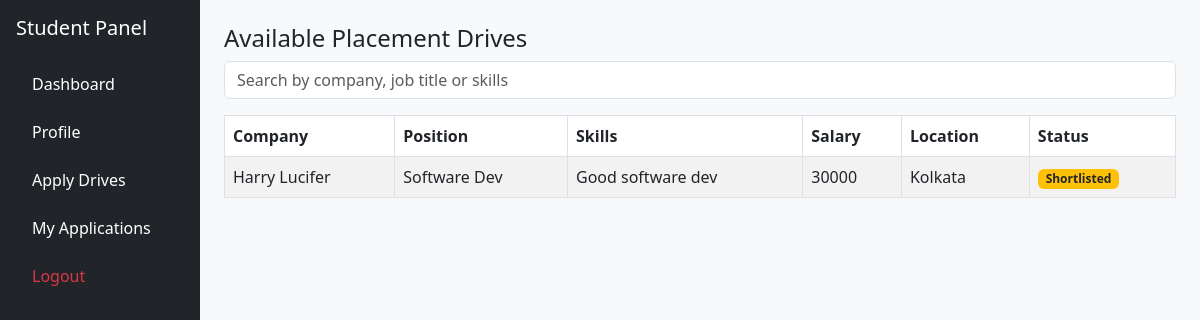
/student/drives (signed in), run on the app's committed database.
### application/models.py (models this page shows)
class Drive(db.Model):
    id = db.Column(db.Integer, primary_key=True)
    companyId = db.Column(db.Integer, db.ForeignKey('company.id'), nullable=False)
    title = db.Column(db.String(100), nullable=False)
    description = db.Column(db.Text, nullable=True)
    eligibilityCriteria = db.Column(db.Text, nullable=True)
    salary = db.Column(db.String(50), nullable=True)
    skillsRequired = db.Column(db.String(200), nullable=True)
    experienceRequired = db.Column(db.String(50), nullable=True)
    applicationDeadline = db.Column(db.DateTime, nullable=False)
    vacancy = db.Column(db.Integer, nullable=False)
    location = db.Column(db.String(100), nullable=True)
    hiringStatus = db.Column(db.String(50), nullable=False, default="Hiring")
    adminStatus = db.Column(db.String(50), nullable=False, default="Pending")
    applications = db.relationship('Application', backref='drive', lazy=True)
    interviewrounds = db.Column(db.Integer, nullable=False, default=2)

class Company(db.Model, UserMixin):
    id = db.Column(db.Integer, primary_key=True)
    username = db.Column(db.String(100), unique=True, nullable=False)
    email = db.Column(db.String(120), unique=True, nullable=False)
    name = db.Column(db.String(100), unique=True, nullable=False)
    password = db.Column(db.String(128), nullable=False)
    category = db.Column(db.String(50), nullable=False) # Gold, Silver, etc.
    scale = db.Column(db.String(50), nullable=False)    # MNC, Startup, etc.
    description = db.Column(db.Text, nullable=True)
    placementHistory = db.Column(db.Text, nullable=True)
    address = db.Column(db.String(100), nullable=True)
    locations = db.Column(db.String(200), nullable=True)
    website = db.Column(db.String(100), nullable=True)
    contactName = db.Column(db.String(100), nullable=True)
    contactEmail = db.Column(db.String(120), nullable=True)
    status = db.Column(db.String(50), nullable=False, default="Pending")
    isBlacklisted = db.Column(db.Boolean, nullable=False, default=False)
    drives = db.relationship('Drive', backref='company', lazy=True)

### application/controllers.py (the view)
@app.route("/student/drives")
@login_required
def student_drives():
    search = request.args.get("search")
    if search:
        drives = Drive.query.join(Company).filter(
            (Company.name.ilike(f"%{search}%")) |
            (Drive.title.ilike(f"%{search}%")) |
            (Drive.skillsRequired.ilike(f"%{search}%"))
        ).all()
    else:
        drives = Drive.query.all()
    applications = Application.query.filter_by(
        studentId=current_user.student.id
    ).all()
    applied = {}
    for app in applications:
        applied[app.driveId] = app.status
    return render_template(
        "applydrives.html",
        drives=drives,
        applied=applied
    )

### app.py (called while the page is built)
def create_app():
    app = Flask(__name__)
    app.config['SECRET_KEY'] = "afgjke12359754iloyuremane45j"
    app.config['SQLALCHEMY_DATABASE_URI'] = 'sqlite:///placement_portal.sqlite3'
    app.config['SQLALCHEMY_TRACK_MODIFICATIONS'] = False
    app.debug = True
    db.init_app(app)
    login_manager.init_app(app)
    login_manager.login_view = "login"
    @login_manager.user_loader
    def load_user(user_id):
        if not user_id:
            return None
        try:
            uid = int(user_id)
        except Exception:
            return None
        user = User.query.get(uid)
        if user:
            return user
        return Company.query.get(uid)
    return app

### templates/applydrives.html (shortened to what this page needs)
<!DOCTYPE html>
<html>
<head>
<link href="https://cdn.jsdelivr.net/npm/bootstrap@5.3.0/dist/css/bootstrap.min.css" rel="stylesheet">
</head>
<body class="bg-light">
<div class="container-fluid">
<div class="row">
<div class="col-md-3 col-lg-2 bg-dark text-white min-vh-100 p-3">
<h5 class="mb-4">Student Panel</h5>
<ul class="nav flex-column">
<li class="nav-item mb-2">
<a href="/student" class="nav-link text-white">Dashboard</a>
</li>
<li class="nav-item mb-2">
<a href="/student/profile" class="nav-link text-white">Profile</a>
</li>
<li class="nav-item mb-2">
<a href="/student/drives" class="nav-link text-white">Apply Drives</a>
</li>
<li class="nav-item mb-2">
<a href="/student/applications" class="nav-link text-white">My Applications</a>
</li>
<li class="nav-item">
<a href="/logout" class="nav-link text-danger">Logout</a>
</li>
</ul>
</div>
<div class="col-md-9 col-lg-10 p-4">
<h4>Available Placement Drives</h4>
<form method="GET" class="mb-3">
<input
name="search"
class="form-control"
placeholder="Search by company, job title or skills"
value="{{request.args.get('search','')}}"
required
minlength="2"
maxlength="60"
pattern="[A-Za-z0-9\s\.\-]+"
title="Enter 2–60 characters. Only letters, numbers, spaces, dots, and hyphens allowed">
</form>
<table class="table table-bordered table-striped">
<thead>
<tr>
<th>Company</th>
<th>Position</th>
<th>Skills</th>
<th>Salary</th>
<th>Location</th>
<th>Status</th>
</tr>
</thead>
<tbody>
{% for drive in drives %}
<tr>
<td>{{drive.company.name}}</td>
<td>{{drive.title}}</td>
<td>{{drive.skillsRequired}}</td>
<td>{{drive.salary}}</td>
<td>{{drive.location}}</td>
<td>
{% if drive.id in applied %}
    {% if applied[drive.id] == "Applied" %}
        <span class="badge bg-secondary">Applied</span>
        <a href="/student/revert/{{drive.id}}"
        class="btn btn-warning btn-sm ms-2"
        onclick="return confirm('Withdraw application?')">
        Withdraw
        </a>
    {% elif applied[drive.id] == "Shortlisted" %}
        <span class="badge bg-warning text-dark">Shortlisted</span>
    {% elif applied[drive.id] == "Selected" %}
        <span class="badge bg-success">Selected</span>
    {% elif applied[drive.id] == "Rejected" %}
        <span class="badge bg-danger">Rejected</span>
        <a href="/student/revert/{{drive.id}}"
        class="btn btn-secondary btn-sm ms-2">
        Clear
        </a>
    {% endif %}
{% else %}
<a href="/student/apply/{{drive.id}}"
class="btn btn-success btn-sm">
Apply
</a>
{% endif %}
</td>
</tr>
{% endfor %}
</tbody>
</table>
</div>
</div>
</div>
</body>
</html>

### data on the page
Drive: company.name "Harry Lucifer", title "Software Dev", skillsRequired "Good software dev", salary "30000", location "Kolkata", shows "Shortlisted"
